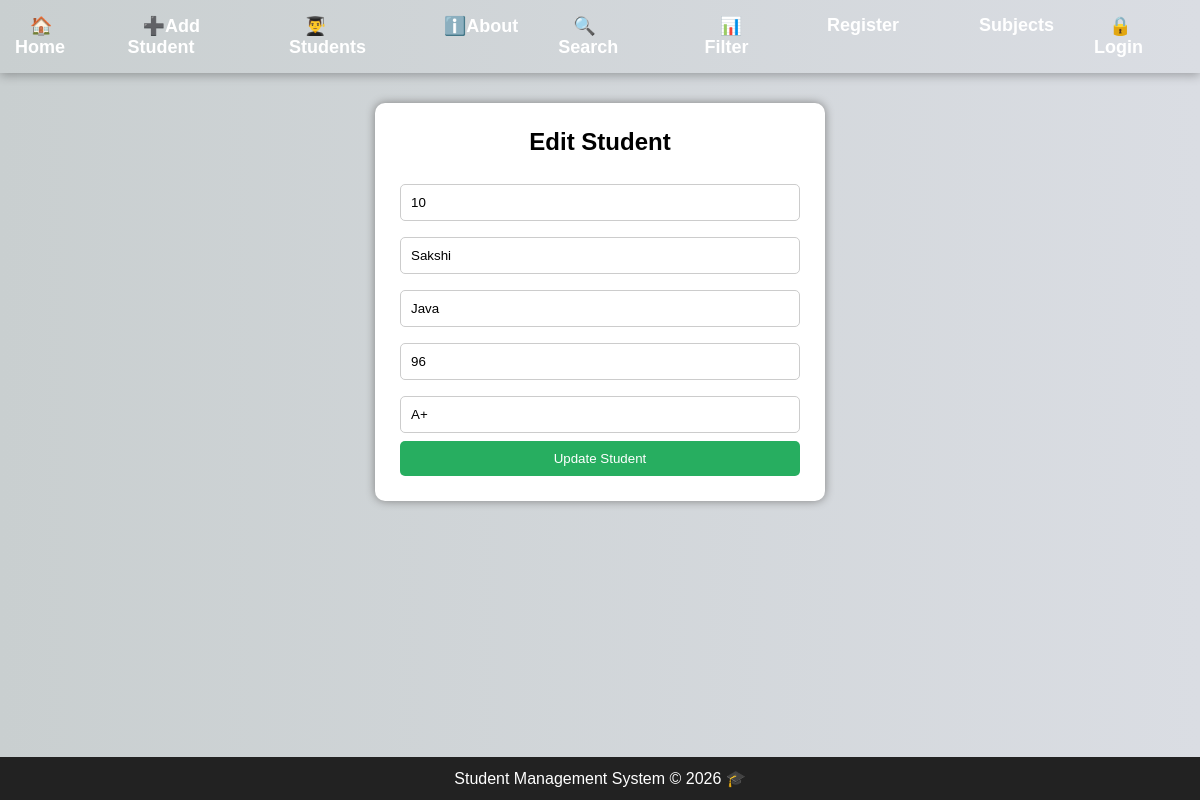
Page /edit/10 on the committed database.
### tables this page shows
CREATE TABLE students (
    Rollno INTEGER PRIMARY KEY,
    Name TEXT NOT NULL,
    Subject TEXT NOT NULL,
    Marks INTEGER NOT NULL,
    Grade TEXT,
    Action TEXT
);

### app.py (the view, shortened to what this page needs)
@app.route('/edit/<int:Rollno>', methods=['GET', 'POST'])
def edit_student(Rollno):
    conn = get_db()
    student = conn.execute(
        "SELECT * FROM students WHERE Rollno=?",
        (Rollno,)
    ).fetchone()
    conn.close()
    return render_template(
        'edit_student.html',
        student=student
    )

### app.py (called while the page is built)
def get_db():
    conn = sqlite3.connect("student.db")
    conn.row_factory = sqlite3.Row
    return conn

### templates/edit_student.html (shortened to what this page needs)
{% extends 'base.html' %}
{% block content %}
<div class="form-container">
    <h2>Edit Student</h2>
    <form method="POST">
        <input type="number"
               name="Rollno"
               value="{{ student['Rollno'] }}"
               readonly>
        <input type="text"
               name="Name"
               value="{{ student['Name'] }}"
               required>
        <input type="text"
               name="Subject"
               value="{{ student['Subject'] }}"
               required>
        <input type="number"
               name="Marks"
               value="{{ student['Marks'] }}"
               required>
        <input type="text"
               name="Grade"
               value="{{ student['Grade'] }}"
               required>
        <button type="submit">Update Student</button>
    </form>
</div>
{% endblock %}

### templates/base.html (style rules this page uses)
* { margin:0; padding:0; box-sizing:border-box; font-family:Arial, sans-serif; }
body { background:linear-gradient(to right,#c9cfd0,#dadde3); min-height:100vh; }

### templates/edit_student.html (style rules this page uses)
.form-container { width:450px; margin:30px auto; background:white; padding:25px; border-radius:10px; box-shadow:0 0 10px gray; }
h2 { text-align:center; margin-bottom:20px; }
input { width:100%; padding:10px; margin:8px 0; border:1px solid #ccc; border-radius:5px; }
button { width:100%; padding:10px; background:#27ae60; color:white; border:none; border-radius:5px; cursor:pointer; }

### rows in the picture
students: Rollno "10", Name "Sakshi", Subject "Java", Marks "96", Grade "A+"
